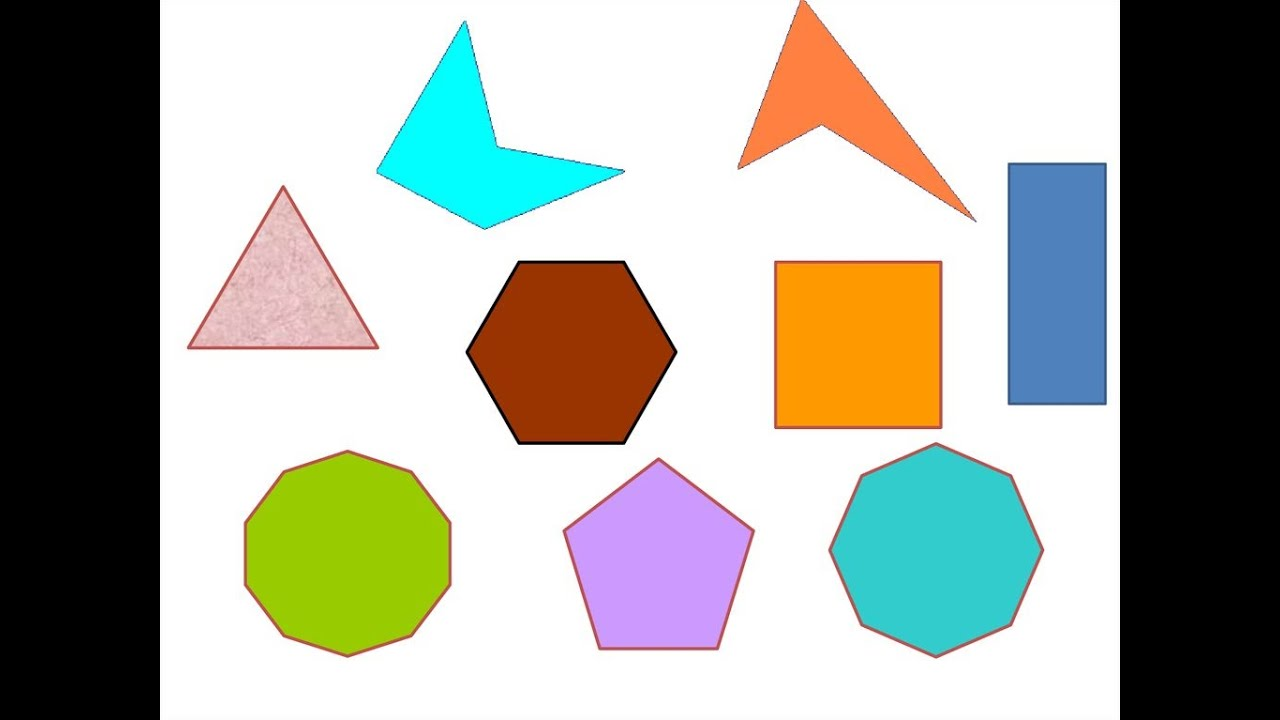
#> input picture 데이터 분석/polygon.bmp, 1280 x 720 px
$ python '모멘트_기반_객체_검출.PY'
#> lines starting #> are read from the running program, lines starting #| are printed output that depends on the picture; after the words box and inside, x2 and y2 are one past the last pixel; in counts of white or black regions, pixels touching at a corner belong together
import cv2
import sys
import math

# 영상 불러오기
# 2장의 영상을 사용합니다.
# 객체가 검은색, 배경이 흰색이라 findcontour을 이용할 때 반전해서 이용해야 합니다.
# symbols 에서 spades를 찾아내는 것이 목적입니다.
obj = cv2.imread('polygon.bmp', cv2.IMREAD_GRAYSCALE) # 찾고 싶은거
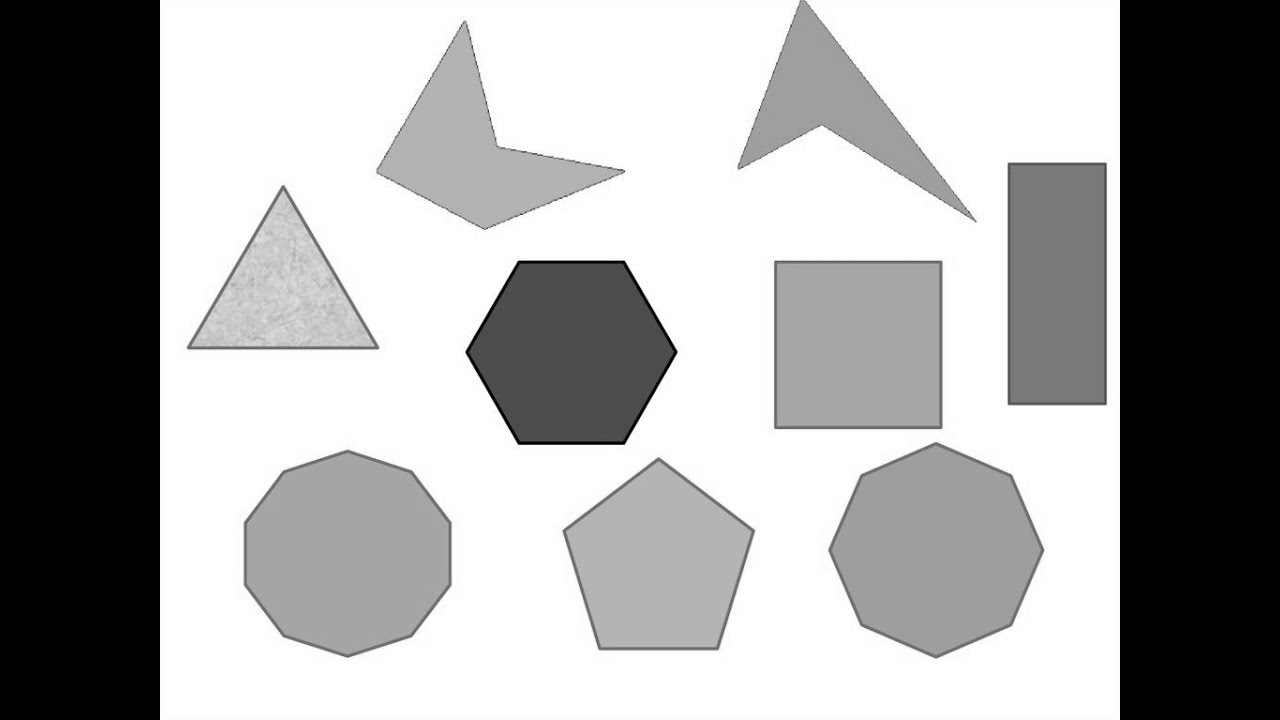
#> obj: shape (720, 1280); min 0, max 255, mean 165.2
src = cv2.imread('polygon.bmp', cv2.IMREAD_GRAYSCALE) # 대상

if src is None or obj is None:
    print('Image load failed!')
    sys.exit()

# 객체 영상 외곽선 검출
# 이진화, 반전
_, obj_bin = cv2.threshold(obj, 128, 255, cv2.THRESH_BINARY_INV)
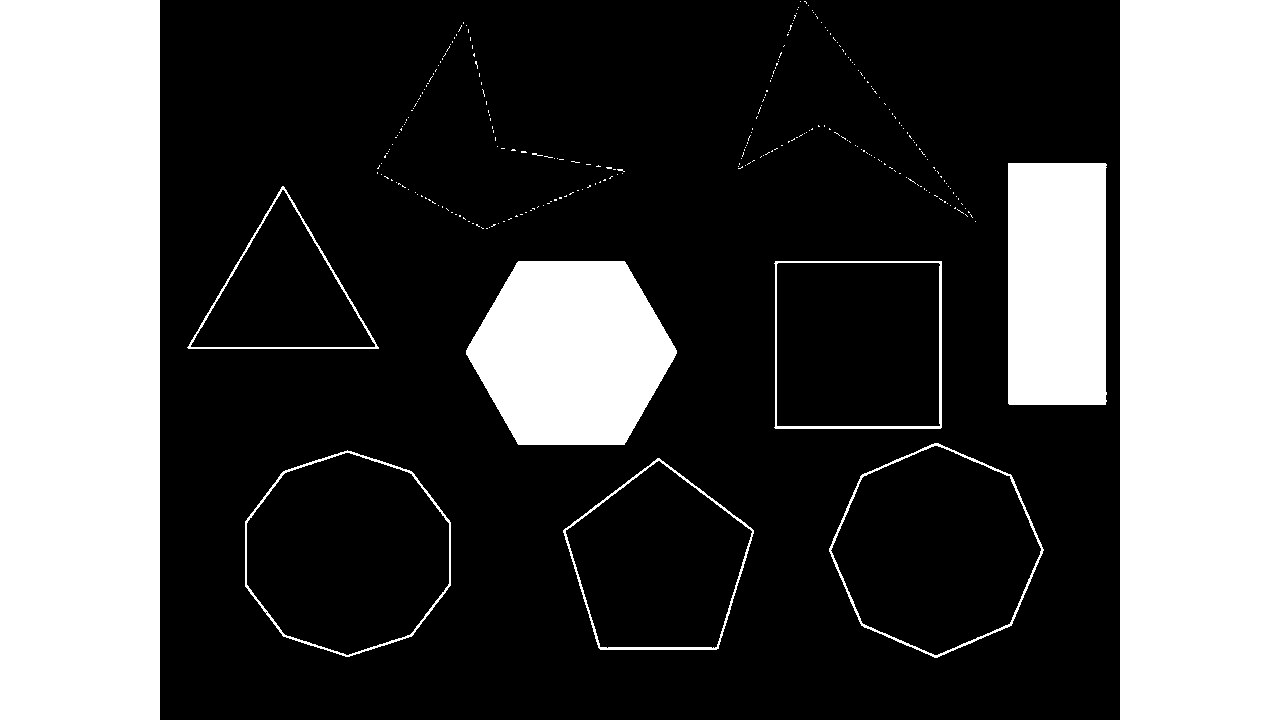
#> obj_bin: shape (720, 1280); 31.7% white; 284 white regions (275 under 20 px)

# 외곽선 검출, EXTERNAL은 바깥 윤곽선, APPROX_NONE는 모든 외곽선 좌표 구하기
obj_contours, _ = cv2.findContours(obj_bin, cv2.RETR_EXTERNAL, cv2.CHAIN_APPROX_NONE)
#> obj_contours = 284 contours, 275 with area under 20; largest, box (x1, y1, x2, y2) and area: (1120, 0, 1280, 720) 114321, (0, 0, 160, 720) 114321, (245, 450, 451, 657) 32547, (829, 443, 1044, 658) 32167, (466, 261, 677, 445) 29090

# 외곽선 정보를 obj_pts에 저장 (객체 1개)
obj_pts = obj_contours[0]
#> obj_pts = contour of 545 points, box (x1, y1, x2, y2) (563, 458, 754, 650), area 25300

# 입력 영상 분석
# src 영상에서 객체가 검은색이므로 반전해서 이진화
_, src_bin = cv2.threshold(src, 128, 255, cv2.THRESH_BINARY_INV)

# 모든 정보를 저장
contours, _ = cv2.findContours(src_bin, cv2.RETR_EXTERNAL, cv2.CHAIN_APPROX_NONE)
#> contours has the same summary as obj_contours

# 결과 영상
dst = cv2.cvtColor(src, cv2.COLOR_GRAY2BGR)

# 입력 영상의 모든 객체 영역에 대해서 contours에 있는 각각의 점들의 집합을 검출
for pts in contours:
    if cv2.contourArea(pts) < 1000: # 영역 계산, 노이즈 제거
        continue

    # 외곽선 사각형 좌표 받아서 그리기
    rc = cv2.boundingRect(pts) # 외곽선 좌표 입력하면 사각형 좌표 반환
    cv2.rectangle(dst, rc, (255, 0, 0), 1)

    # 두 개의 외곽선 정보를 비교해서 모양을 비교하는 용도로 사용
    # 이미 변형이 생긴 모양을 비교할 때는 동작이 잘 안됌
    # 기본적으로 회전, 크기 변환, 대칭, 이동
#> (the run stopped early here; a loop or call above may not have finished)
